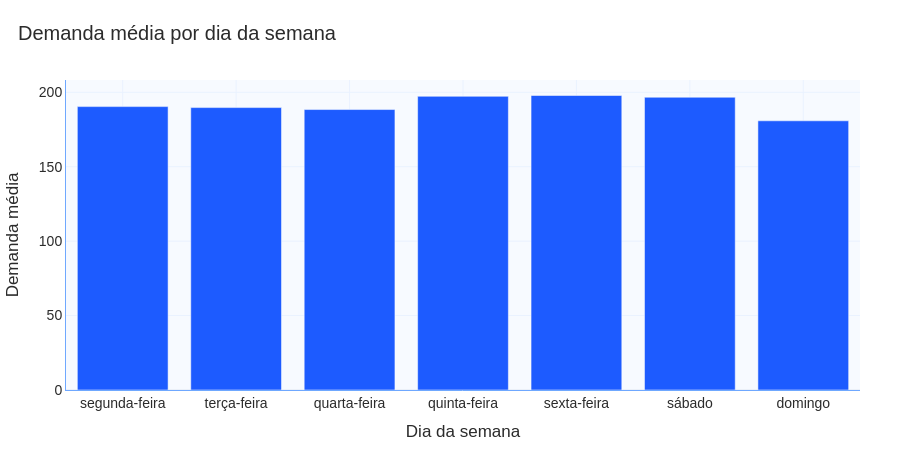

This figure's notebook cell:
### Markdown cell above
## Padrão por dia da semana

Também podemos verificar se a demanda muda de acordo com o dia da semana.

Esse é um primeiro passo para reconhecer possíveis padrões sazonais.

### Code cell
ordem_dias = [
    "segunda-feira",
    "terça-feira",
    "quarta-feira",
    "quinta-feira",
    "sexta-feira",
    "sábado",
    "domingo"
]

demanda_por_dia_semana = (
    df.groupby(["dia_semana", "nome_dia_semana"], as_index=False)
    .agg(demanda_media=("demanda", "mean"))
    .sort_values("dia_semana")
)

fig = grafico_barra_padrao(
    df=demanda_por_dia_semana,
    x="nome_dia_semana",
    y="demanda_media",
    titulo="Demanda média por dia da semana",
    labels={
        "nome_dia_semana": "Dia da semana",
        "demanda_media": "Demanda média"
    },
    altura=450
)

fig.update_xaxes(categoryorder="array", categoryarray=ordem_dias)

fig.show()

### Figure 1 — Plotly figure (JSON) as saved in the notebook; plotly's stock layout.template omitted (floating-point values rounded to 4 significant figures)
{"data": [{"hovertemplate": "Dia da semana=%{x}<br>Demanda média=%{y}<extra></extra>", "legendgroup": "", "marker": {"color": "#1D5BFF", "pattern": {"shape": ""}}, "name": "", "orientation": "v", "showlegend": false, "textposition": "auto", "type": "bar", "x": ["segunda-feira", "terça-feira", "quarta-feira", "quinta-feira", "sexta-feira", "sábado", "domingo"], "xaxis": "x", "y": [190.4, 189.7, 188.4, 197.3, 197.8, 196.7, 180.8], "yaxis": "y"}], "layout": {"barmode": "relative", "colorway": ["#1D5BFF", "#123C8C", "#6FA8FF", "#4C78A8", "#7DA6FF", "#9EC5FF"], "font": {"color": "#2B2B2B", "family": "Arial, sans-serif", "size": 14}, "height": 450, "hovermode": "x unified", "legend": {"orientation": "h", "tracegroupgap": 0, "x": 1, "xanchor": "right", "y": 1.02, "yanchor": "bottom"}, "margin": {"b": 60, "l": 60, "r": 40, "t": 80}, "paper_bgcolor": "#FFFFFF", "plot_bgcolor": "#F7FAFF", "title": {"text": "Demanda média por dia da semana", "x": 0.02}, "xaxis": {"anchor": "y", "categoryarray": ["segunda-feira", "terça-feira", "quarta-feira", "quinta-feira", "sexta-feira", "sábado", "domingo"], "categoryorder": "array", "domain": [0, 1], "gridcolor": "#EAF2FF", "linecolor": "#6FA8FF", "showgrid": true, "tickfont": {"color": "#2B2B2B"}, "title": {"font": {"color": "#2B2B2B"}, "text": "Dia da semana"}}, "yaxis": {"anchor": "x", "domain": [0, 1], "gridcolor": "#EAF2FF", "linecolor": "#6FA8FF", "showgrid": true, "tickfont": {"color": "#2B2B2B"}, "title": {"font": {"color": "#2B2B2B"}, "text": "Demanda média"}}}}
